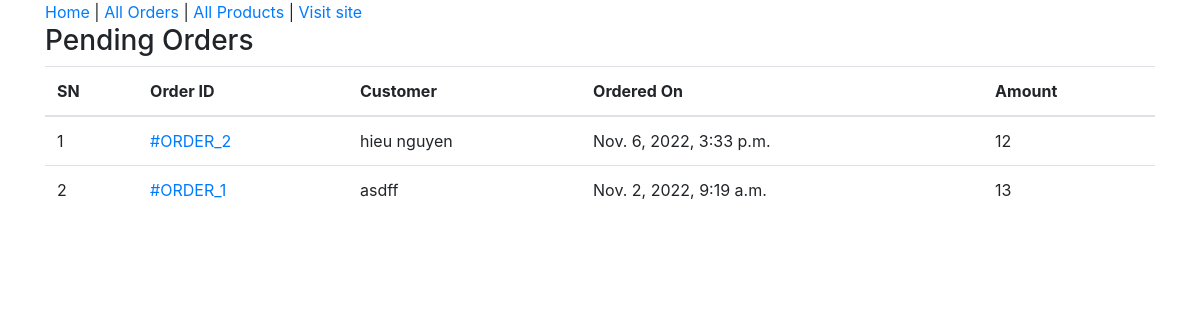
The page /admin-home/ (signed in) on the database its author committed.
### ecomapp/models.py (models this page shows, shortened)
class Order(models.Model):
    cart = models.OneToOneField(Cart, on_delete=models.CASCADE)
    ordered_by = models.CharField(max_length=200)
    shipping_address = models.CharField(max_length=200)
    mobile = models.CharField(max_length=10)
    email = models.EmailField(null=True, blank=True)
    subtotal = models.PositiveIntegerField()
    discount = models.PositiveIntegerField()
    total = models.PositiveIntegerField()
    order_status = models.CharField(max_length=50, choices=ORDER_STATUS)
    created_at = models.DateTimeField(auto_now_add=True)
    payment_method = models.CharField(
        max_length=20, choices=METHOD, default="Cash On Delivery")
    payment_completed = models.BooleanField(
        default=False, null=True, blank=True)

### ecomapp/views.py (the view)
# urls.py: path("admin-home/", AdminHomeView.as_view(), name="adminhome"),
class AdminHomeView(AdminRequiredMixin, TemplateView):
    template_name = "adminpages/adminhome.html"
    def get_context_data(self, **kwargs):
        context = super().get_context_data(**kwargs)
        context["pendingorders"] = Order.objects.filter(
            order_status="Order Received").order_by("-id")
        return context

### ecomapp/views.py (called while the page is built)
    def dispatch(self, request, *args, **kwargs):
        if request.user.is_authenticated and Admin.objects.filter(user=request.user).exists():
            pass
        else:
            return redirect("/admin-login/")
        return super().dispatch(request, *args, **kwargs)

### ecomapp/templates/adminpages/adminhome.html (shortened to what this page needs)
{% extends "adminpages/adminbase.html" %}
{% block content %}
<div class="container">
    <div class="row">
        <div class="col-md-12">
            <h3>Pending Orders</h3>
            <table class="table">
                <thead>
                    <tr>
                        <th>SN</th>
                        <th>Order ID </th>
                        <th>Customer</th>
                        <th>Ordered On</th>
                        <th>Amount</th>
                    </tr>
                </thead>
                <tbody>
                    {% for order in pendingorders %}
                    <tr>
                        <td>{{forloop.counter}}</td>
                        <td><a href="{% url 'ecomapp:adminorderdetail' order.id %}">#ORDER_{{order.id}}</a></td>
                        <td>{{order.ordered_by}}</td>
                        <td>{{order.created_at}}</td>
                        <td>{{order.total}}</td>
                    </tr>
                    {% endfor %}
                </tbody>
            </table>
        </div>
    </div>
</div>
{% endblock %}

### rows shown on the page
Order: id "2", ordered_by "hieu nguyen", created_at "Nov. 6, 2022, 3:33 p.m.", total "12"
Order: id "1", ordered_by "asdff", created_at "Nov. 2, 2022, 9:19 a.m.", total "13"
